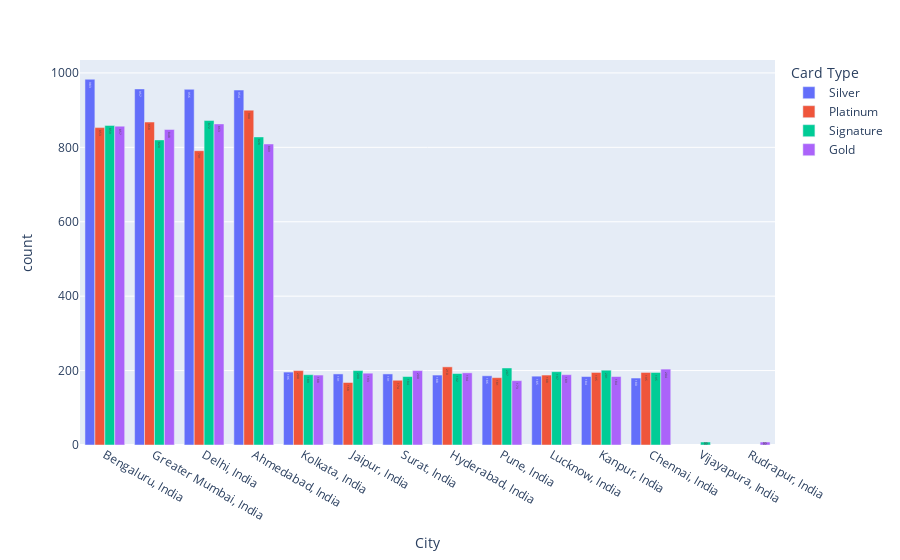

Write notebook code for a chart like this one.
### Code cell
fig2 = px.bar(df4,x = "City",y = "count",color="Card Type",barmode="group",text = "count")
fig2.update_traces(textposition = "inside")

### Figure 1 — Plotly figure (JSON) as saved in the notebook; plotly's stock layout.template omitted (floating-point values rounded to 4 significant figures)
{"data": [{"alignmentgroup": "True", "hovertemplate": "Card Type=Silver<br>City=%{x}<br>count=%{text}<extra></extra>", "legendgroup": "Silver", "marker": {"color": "#636efa", "pattern": {"shape": ""}}, "name": "Silver", "offsetgroup": "Silver", "orientation": "v", "showlegend": true, "text": [983, 957, 956, 954, 196, 191, 191, 188, 186, 185, 184, 180], "textposition": "inside", "type": "bar", "x": ["Bengaluru, India", "Greater Mumbai, India", "Delhi, India", "Ahmedabad, India", "Kolkata, India", "Jaipur, India", "Surat, India", "Hyderabad, India", "Pune, India", "Lucknow, India", "Kanpur, India", "Chennai, India"], "xaxis": "x", "y": [983, 957, 956, 954, 196, 191, 191, 188, 186, 185, 184, 180], "yaxis": "y"}, {"alignmentgroup": "True", "hovertemplate": "Card Type=Platinum<br>City=%{x}<br>count=%{text}<extra></extra>", "legendgroup": "Platinum", "marker": {"color": "#EF553B", "pattern": {"shape": ""}}, "name": "Platinum", "offsetgroup": "Platinum", "orientation": "v", "showlegend": true, "text": [900, 868, 853, 791, 210, 200, 195, 195, 188, 181, 174, 168], "textposition": "inside", "type": "bar", "x": ["Ahmedabad, India", "Greater Mumbai, India", "Bengaluru, India", "Delhi, India", "Hyderabad, India", "Kolkata, India", "Chennai, India", "Kanpur, India", "Lucknow, India", "Pune, India", "Surat, India", "Jaipur, India"], "xaxis": "x", "y": [900, 868, 853, 791, 210, 200, 195, 195, 188, 181, 174, 168], "yaxis": "y"}, {"alignmentgroup": "True", "hovertemplate": "Card Type=Signature<br>City=%{x}<br>count=%{text}<extra></extra>", "legendgroup": "Signature", "marker": {"color": "#00cc96", "pattern": {"shape": ""}}, "name": "Signature", "offsetgroup": "Signature", "orientation": "v", "showlegend": true, "text": [872, 859, 828, 820, 207, 201, 200, 197, 195, 192, 189, 184, 8], "textposition": "inside", "type": "bar", "x": ["Delhi, India", "Bengaluru, India", "Ahmedabad, India", "Greater Mumbai, India", "Pune, India", "Kanpur, India", "Jaipur, India", "Lucknow, India", "Chennai, India", "Hyderabad, India", "Kolkata, India", "Surat, India", "Vijayapura, India"], "xaxis": "x", "y": [872, 859, 828, 820, 207, 201, 200, 197, 195, 192, 189, 184, 8], "yaxis": "y"}, {"alignmentgroup": "True", "hovertemplate": "Card Type=Gold<br>City=%{x}<br>count=%{text}<extra></extra>", "legendgroup": "Gold", "marker": {"color": "#ab63fa", "pattern": {"shape": ""}}, "name": "Gold", "offsetgroup": "Gold", "orientation": "v", "showlegend": true, "text": [863, 857, 848, 809, 204, 200, 194, 193, 189, 188, 184, 173, 8], "textposition": "inside", "type": "bar", "x": ["Delhi, India", "Bengaluru, India", "Greater Mumbai, India", "Ahmedabad, India", "Chennai, India", "Surat, India", "Hyderabad, India", "Jaipur, India", "Lucknow, India", "Kolkata, India", "Kanpur, India", "Pune, India", "Rudrapur, India"], "xaxis": "x", "y": [863, 857, 848, 809, 204, 200, 194, 193, 189, 188, 184, 173, 8], "yaxis": "y"}], "layout": {"barmode": "group", "legend": {"title": {"text": "Card Type"}, "tracegroupgap": 0}, "margin": {"t": 60}, "xaxis": {"anchor": "y", "domain": [0, 1], "title": {"text": "City"}}, "yaxis": {"anchor": "x", "domain": [0, 1], "title": {"text": "count"}}}}
